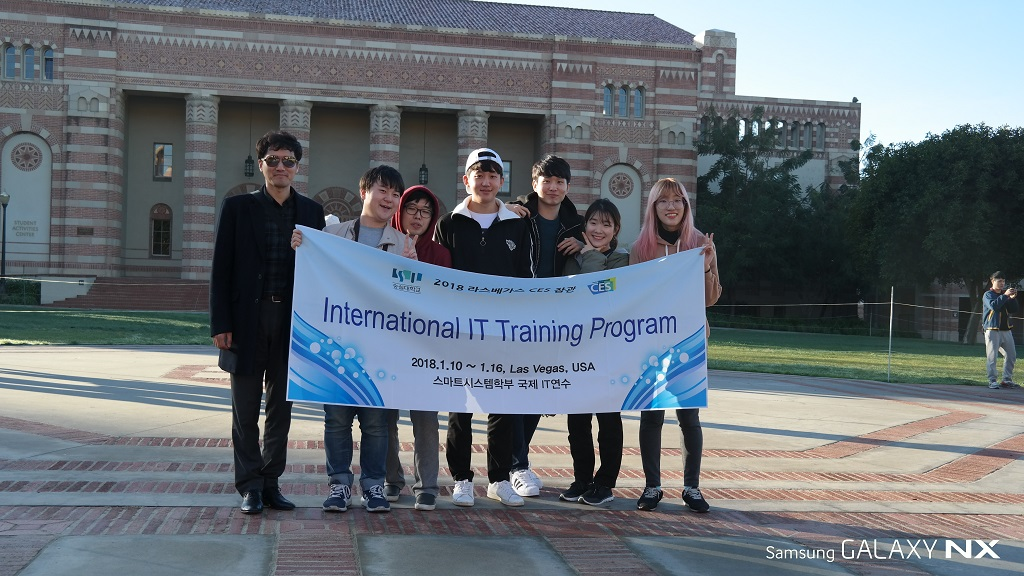
//> input picture c++_programming/opencvTest/CESImage.jpg, 1024 x 576 px
$ ./test1   (built with g++ and OpenCV 4)
//> lines starting //> are read from the running program, lines starting //| are printed output that depends on the picture; after the words box and inside, x2 and y2 are one past the last pixel; in counts of white or black regions, pixels touching at a corner belong together
#include <opencv2/core/core.hpp>
#include <opencv2/highgui/highgui.hpp>
#include <opencv2/imgproc/imgproc.hpp>
#include <iostream>

using namespace std;
using namespace cv;

int main(void)
{
	Mat src, gray,grayThresh, dst;

	src = imread("CESImage.jpg",1);
//> src is the input picture: 576 rows x 1024 cols, CV_8UC3; mean B, G, R 117.9, 111.1, 103.1
    namedWindow("src", CV_WINDOW_AUTOSIZE);
	namedWindow("gray",CV_WINDOW_AUTOSIZE);
	namedWindow("grayThreshold",CV_WINDOW_AUTOSIZE);
	namedWindow("Canny",CV_WINDOW_AUTOSIZE);
	cvtColor(src, gray,CV_BGR2GRAY);
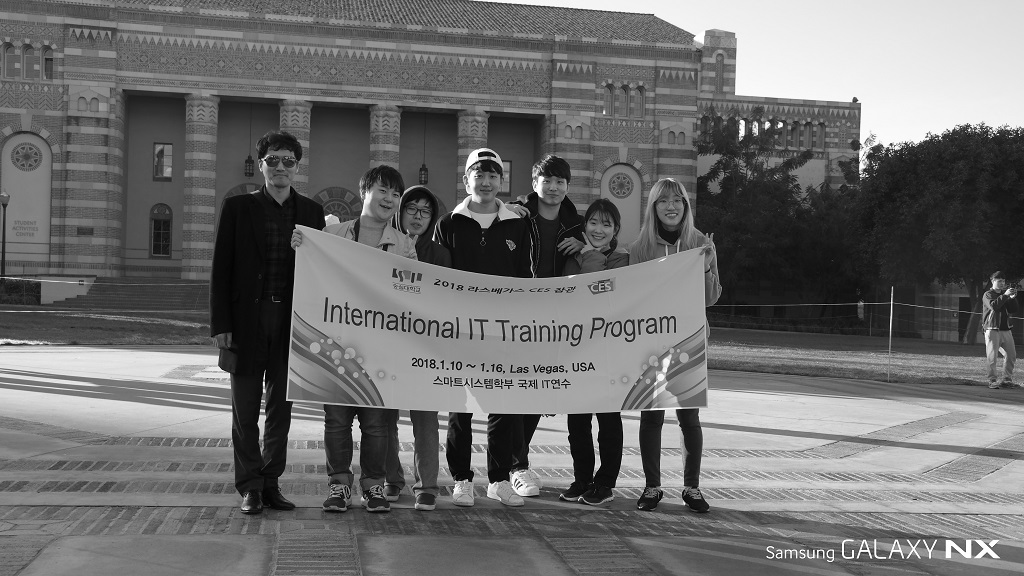
//> gray: 576 rows x 1024 cols, CV_8UC1; min 0, max 255, mean 109.5

	//color images are BGR!
    threshold(gray, grayThresh, 100, 250, CV_THRESH_BINARY);
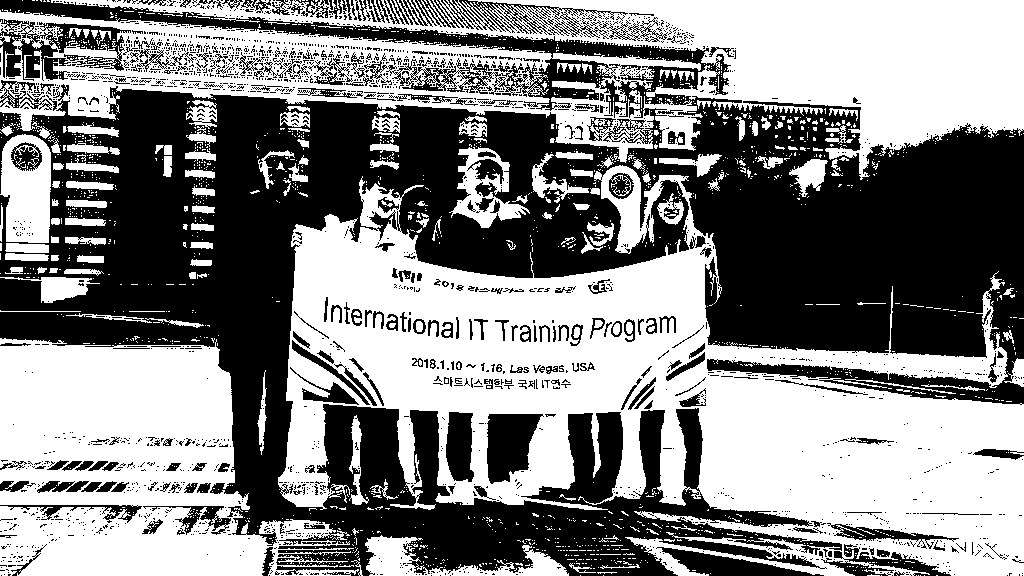
//> grayThresh: 576 rows x 1024 cols, CV_8UC1; values 0 (black) and 250 (white), 52.4% white; 2154 black regions (1898 under 20 px), largest, box (x1, y1, x2, y2) and area: (0, 0, 1024, 576) 238832, (0, 19, 131, 81) 3594, (487, 414, 544, 484) 2770
	Canny(src, dst, 100, 250, 3);
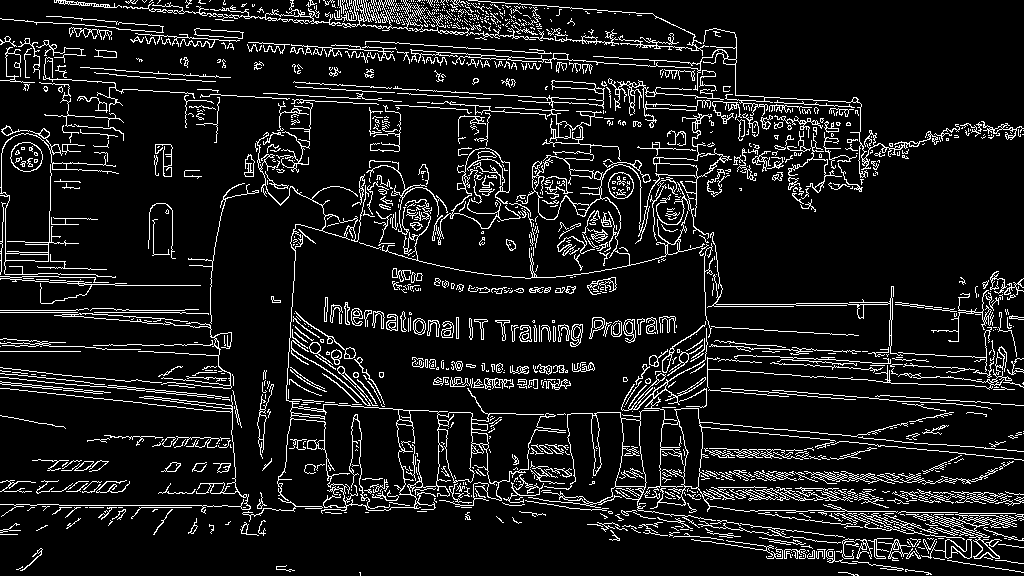
//> dst: 576 rows x 1024 cols, CV_8UC1; 10% white in thin lines or dots
    imshow("src", src); imshow("gray", gray);
	imshow("grayThreshold", grayThresh);
	imshow("Canny", dst);

    waitKey(0);//waits for a key: it also handles the GUI events.

	return 0;
}
